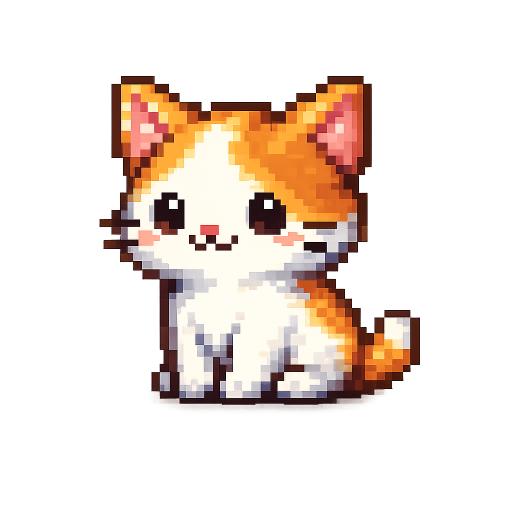
#> input picture src/assets/cat/idle.png, 1024 x 1024 px, found by its file name (shown at 1/2 size)
$ python create_eye_base.py
#> lines starting #> are read from the running program, lines starting #| are printed output that depends on the picture
from PIL import Image, ImageDraw
from pathlib import Path

INPUT = Path("src/assets/cat/idle.png")
OUTPUT = Path("src/assets/cat/idle_eye_base.png")

image = Image.open(INPUT).convert("RGBA")
#> image is the input picture: PIL image 1024x1024 RGBA; mean R, G, B, A 170.4, 130, 86.8, 72.8
draw = ImageDraw.Draw(image)

print("Image size:", image.size)
#| Image size: (1024, 1024)

LEFT_EYE = (300, 380, 375, 475)
RIGHT_EYE = (490, 380, 570, 475)

FACE_COLOR = (254, 251, 240, 255)

draw.rectangle(LEFT_EYE, fill=FACE_COLOR)
draw.rectangle(RIGHT_EYE, fill=FACE_COLOR)

image.save(OUTPUT, "PNG")
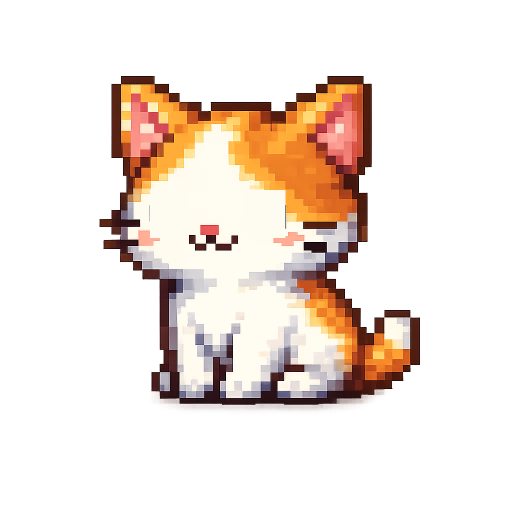
#> saved as idle_eye_base.png: PIL image 1024x1024 RGBA (shown at 1/2 size); mean R, G, B, A 172.2, 132.1, 88.8, 72.8; transparent parts drawn white

print(f"Created: {OUTPUT}")

$ run again, with src/assets/cat/dragging.png copied over src/assets/cat/idle.png
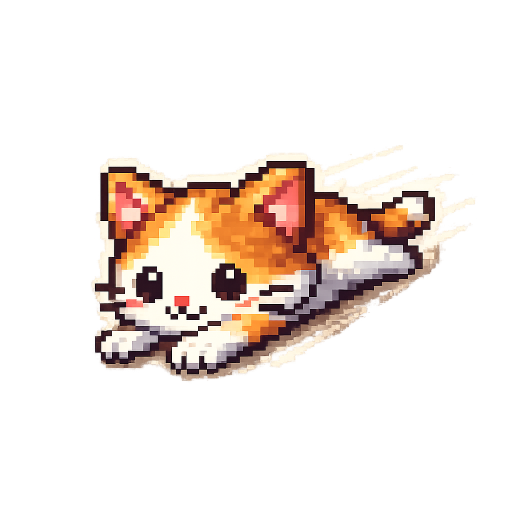
#> input picture src/assets/cat/dragging.png, 1024 x 1024 px, found by its file name (shown at 1/2 size)
#> image is the input picture: PIL image 1024x1024 RGBA; mean R, G, B, A 116.6, 101.7, 89.6, 57.7
#| Image size: (1024, 1024)
#> `image.save(OUTPUT, "PNG")`:
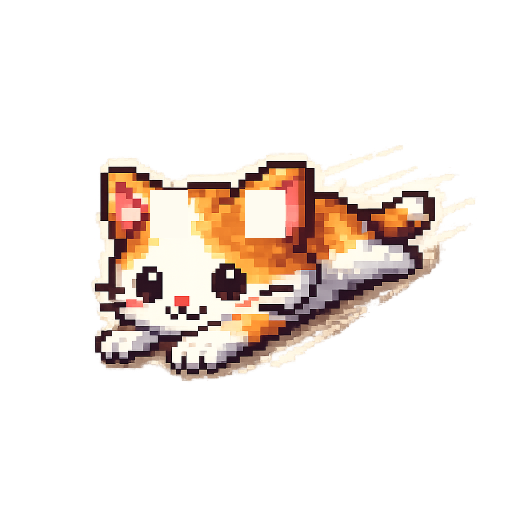
#> saved as idle_eye_base.png: PIL image 1024x1024 RGBA (shown at 1/2 size); mean R, G, B, A 117.1, 103.3, 91.8, 57.7; transparent parts drawn white

$ run again, with src/assets/cat/sleeping.png copied over src/assets/cat/idle.png
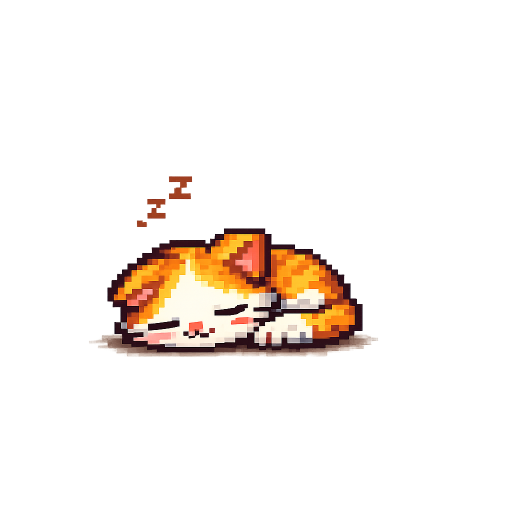
#> input picture src/assets/cat/sleeping.png, 1024 x 1024 px, found by its file name (shown at 1/2 size)
#> image is the input picture: PIL image 1024x1024 RGBA; mean R, G, B, A 144, 132, 121.7, 25.5
#| Image size: (1024, 1024)
#> `image.save(OUTPUT, "PNG")`:
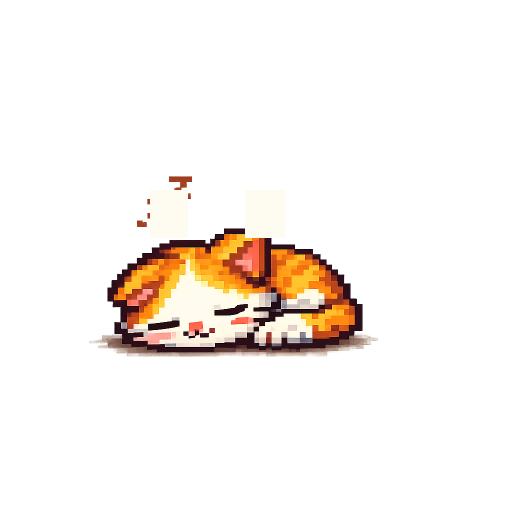
#> saved as idle_eye_base.png: PIL image 1024x1024 RGBA (shown at 1/2 size); mean R, G, B, A 145.4, 134.1, 124.1, 28.6; transparent parts drawn white
